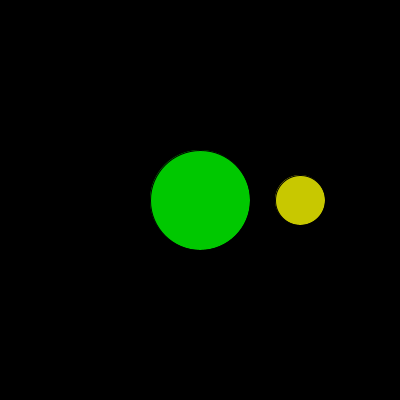
Frame 1 (no input)
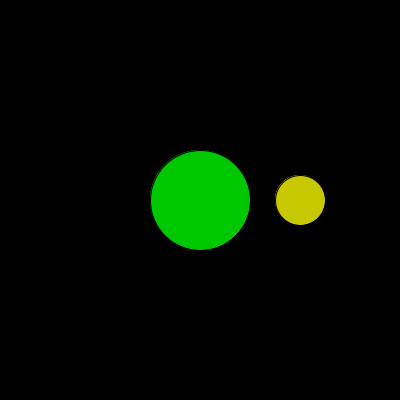
Frame 2 (the mouse pressed at the canvas centre, redrawn once)

The Processing sketch that drew these frames (run headless with seeded random() and noise(); the mouse was pressed at the canvas centre and the sketch redrawn once):

// Processing sketch: processing_130454
// ── processing_130454.pde

void setup( ) 
{ 
 size( 400, 400 ); 
 background( 0 ); 
} 
 
void draw( ) 
{ 
 fill( 0, 200, 0 ); 
 circle( 200, 200, 100 ); 
 color col = color( 200, 200, 0 ); 
 circle( 300, 200, 50, col ); 
 noLoop( ); 
} 

void circle(float x, float y, float diam){
  ellipse(x, y, diam, diam);
}

void circle(float x, float y, float diam, color col){
  fill(col);
  ellipse(x, y, diam, diam);
}
